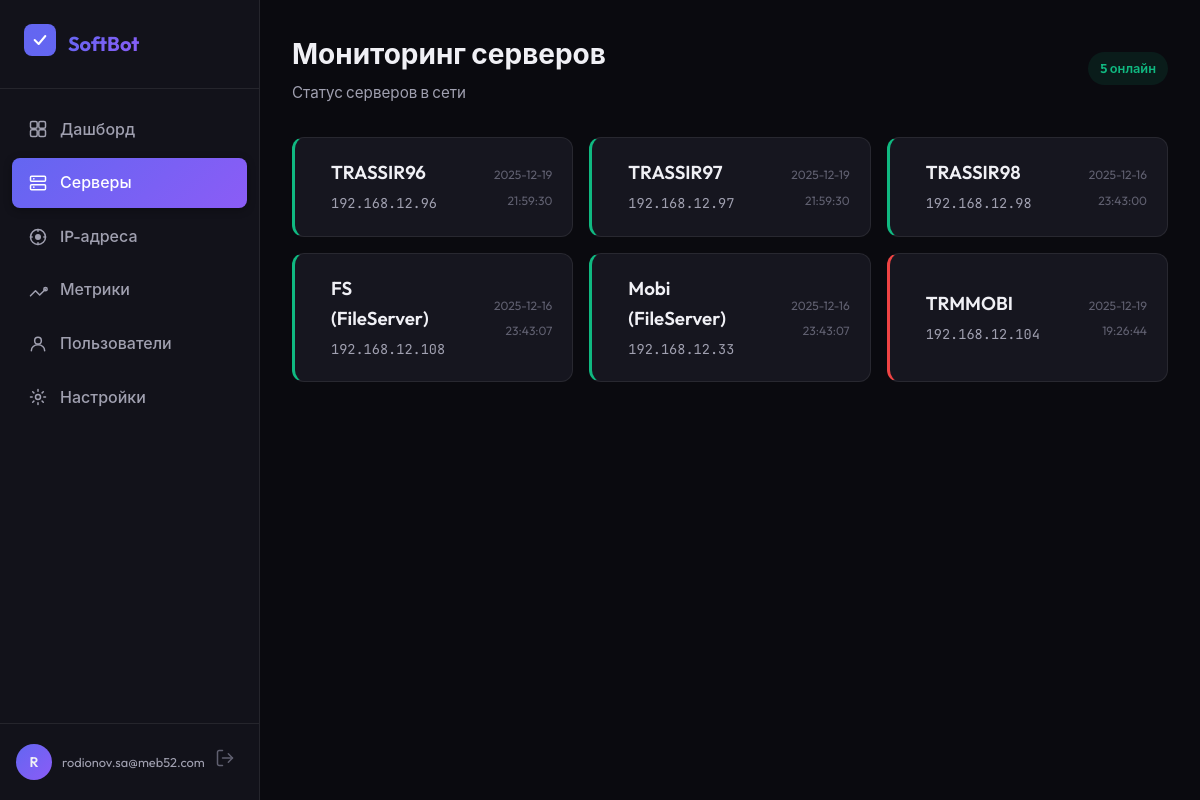
/servers (signed in), run on the app's committed database.
### tables this page shows
CREATE TABLE servers (
                    id INTEGER PRIMARY KEY AUTOINCREMENT,
                    name TEXT NOT NULL,
                    ip TEXT NOT NULL,
                    server_group TEXT NOT NULL,
                    first_seen TIMESTAMP DEFAULT CURRENT_TIMESTAMP,
                    last_seen TIMESTAMP DEFAULT CURRENT_TIMESTAMP,
                    UNIQUE(name, server_group)
                );

### modules/web_admin.py (the view)
@app.route('/servers')
@login_required
def servers():
    db = get_db()
    try:
        all_servers_raw = db.execute_query("""
            SELECT s.id, s.name, s.ip, s.server_group, m.server_id as metrics_exists
            FROM servers s
            LEFT JOIN metrics m ON s.id = m.server_id
        """)
        for server_row in all_servers_raw:
            if not server_row.get('metrics_exists'):
                try:
                    db.execute_query(
                        "INSERT INTO metrics (server_id) VALUES (?)",
                        (server_row['id'],)
                    )
                except Exception as e:
                    logger.debug(f"Could not create metrics for server {server_row['id']}: {e}")
        all_servers = db.execute_query("""
            SELECT
                s.id,
                s.name,
                s.ip,
                s.server_group as group_name,
                CASE
                    WHEN m.last_status = 'UP' THEN 'online'
                    WHEN m.last_status = 'DOWN' THEN 'offline'
                    ELSE 'unknown'
                END as status,
                s.last_seen as last_check
            FROM servers s
            LEFT JOIN metrics m ON s.id = m.server_id
            ORDER BY
                CASE
                    WHEN m.last_status = 'UP' THEN 1
                    WHEN m.last_status = 'DOWN' THEN 2
                    ELSE 3
                END,
                s.server_group ASC,
                s.name ASC
        """)
        for server in all_servers:
            if server.get('last_check'):
                try:
                    from datetime import datetime
                    from assets.config import MSK_TIMEZONE
                    if isinstance(server['last_check'], str):
                        dt = datetime.fromisoformat(server['last_check'])
                        if dt.tzinfo is None:
                            dt = dt.replace(tzinfo=MSK_TIMEZONE)
                        server['last_check'] = dt.strftime('%Y-%m-%d %H:%M:%S')
                except:
                    pass
    except Exception as e:
        logger.error(f"Error loading servers: {e}")
        all_servers = []
    return render_template('servers.html',
                          user_email=session['user_email'],
                          servers=all_servers or [])

### modules/handlers/monitor_db.py (called while the page is built)
def get_db() -> MonitorDatabase:
    global _db
    if _db is None:
        _db = MonitorDatabase()
    return _db

    def _get_connection(self) -> sqlite3.Connection:
        conn = sqlite3.connect(str(self.db_path))
        conn.row_factory = sqlite3.Row
        return conn

    def execute_query(self, query: str, params: tuple = ()) -> List[Dict]:
        with self._get_connection() as conn:
            cursor = conn.cursor()
            cursor.execute(query, params)
            return [dict(row) for row in cursor.fetchall()]

### modules/web_admin.py (called while the page is built)
def login_required(f):
    @wraps(f)
    def decorated_function(*args, **kwargs):
        if 'user_email' not in session:
            return redirect(url_for('login'))
        session.permanent = True
        return f(*args, **kwargs)
    return decorated_function

### templates/servers.html (shortened to what this page needs)
{% extends 'base.html' %}
{% block body_class %}dashboard-page{% endblock %}
{% block content %}
<div class="app-layout">
    <aside class="sidebar">
        <div class="sidebar-header">
            <div class="logo-small">
            </div>
            <span class="logo-text">SoftBot</span>
        </div>
        <nav class="sidebar-nav">
            <a href="{{ url_for('dashboard') }}" class="nav-item">
                Дашборд
            </a>
            <a href="{{ url_for('servers') }}" class="nav-item active">
                Серверы
            </a>
            <a href="{{ url_for('ip_addresses') }}" class="nav-item">
                <svg width="20" height="20" viewBox="0 0 20 20" fill="none">
                    <circle cx="10" cy="10" r="7.5" stroke="currentColor" stroke-width="1.5"/>
                    <circle cx="10" cy="10" r="3" fill="currentColor"/>
                    <path d="M10 2.5V4.17M10 15.83V17.5M17.5 10H15.83M4.17 10H2.5" stroke="currentColor" stroke-width="1.5" stroke-linecap="round"/>
                </svg>
                IP-адреса
            </a>
            <a href="{{ url_for('metrics') }}" class="nav-item">
                <svg width="20" height="20" viewBox="0 0 20 20" fill="none">
                    <path d="M2.5 15.83L7.5 10.83L11.67 15L17.5 9.17" stroke="currentColor" stroke-width="1.5" stroke-linecap="round" stroke-linejoin="round"/>
                    <circle cx="17.5" cy="9.17" r="1.67" stroke="currentColor" stroke-width="1.5"/>
                </svg>
                Метрики
            </a>
            <a href="{{ url_for('users') }}" class="nav-item">
                <svg width="20" height="20" viewBox="0 0 20 20" fill="none">
                    <circle cx="10" cy="6.67" r="3.33" stroke="currentColor" stroke-width="1.5"/>
                    <path d="M3.33 16.67C3.33 13.33 6.11 10.83 10 10.83C13.89 10.83 16.67 13.33 16.67 16.67" stroke="currentColor" stroke-width="1.5" stroke-linecap="round"/>
                </svg>
                Пользователи
            </a>
            <a href="{{ url_for('settings') }}" class="nav-item">
                Настройки
            </a>
        </nav>
        <div class="sidebar-footer">
            <div class="user-info">
                <div class="user-avatar">{{ user_email[0].upper() }}</div>
                <div class="user-details">
                    <span class="user-email">{{ user_email }}</span>
                </div>
            </div>
            <a href="{{ url_for('logout') }}" class="logout-btn" title="Выйти">
            </a>
        </div>
    </aside>
    <main class="main-content">
        <header class="page-header">
            <div class="header-title">
                <h1>Мониторинг серверов</h1>
                <p>Статус серверов в сети</p>
            </div>
            <div class="header-actions">
                {% set online = servers|selectattr('status', 'equalto', 'online')|list|length %}
                {% set offline = servers|selectattr('status', 'equalto', 'offline')|list|length %}
                <span class="badge badge-success">{{ online }} онлайн</span>
            </div>
        </header>
        <div class="servers-grid">
            {% if servers %}
                {% for server in servers %}
                <div class="server-card {{ 'online' if server.status == 'online' else 'offline' }}">
                    <div class="server-info">
                        <h3 class="server-name">{{ server.name }}</h3>
                        <span class="server-ip">{{ server.ip }}</span>
                    </div>
                    <div class="server-meta">
                        {% if server.last_check %}
                        <span class="server-check">{{ server.last_check }}</span>
                        {% endif %}
                    </div>
                </div>
                {% endfor %}
            {% endif %}
        </div>
    </main>
</div>
{% endblock %}

### templates/base.html (shortened to what this page needs)
<!DOCTYPE html>
<html lang="ru">
<head>
    <link rel="stylesheet" href="{{ url_for('static', filename='css/style.css') }}">
</head>
<body class="{% block body_class %}{% endblock %}">
    {% block content %}{% endblock %}
</body>
</html>

### static/css/style.css (style rules this page uses)
:root { --bg-primary: #0a0a0f; --bg-secondary: #12121a; --bg-tertiary: #1a1a25; --bg-card: #16161f; --bg-hover: #1e1e2a; --text-primary: #f0f0f5; --text-secondary: #a0a0b0; --text-muted: #606070; --accent-primary: #6366f1; --accent-secondary: #8b5cf6; --accent-gradient: linear-gradient(135deg, #6366f1 0%, #8b5cf6 100%); --success: #10b981; --success-bg: rgba(16, 185, 129, 0.1); --warning: #f59e0b; --warning-bg: rgba(245, 158, 11, 0.1); --danger: #ef4444; --danger-bg: rgba(239, 68, 68, 0.1); --info: #3b82f6; --info-bg: rgba(59, 130, 246, 0.1); --border-color: rgba(255, 255, 255, 0.08); --border-hover: rgba(255, 255, 255, 0.15); --sidebar-width: 260px; --header-height: 80px; --border-radius: 12px; --border-radius-sm: 8px; --shadow-sm: 0 2px 8px rgba(0, 0, 0, 0.3); --shadow-md: 0 4px 20px rgba(0, 0, 0, 0.4); --shadow-lg: 0 8px 40px rgba(0, 0, 0, 0.5); --shadow-glow: 0 0 30px rgba(99, 102, 241, 0.3); --font-primary: 'Outfit', -apple-system, BlinkMacSystemFont, sans-serif; --font-mono: 'JetBrains Mono', monospace; }
*, *::before, *::after { box-sizing: border-box; margin: 0; padding: 0; }
html { font-size: 16px; -webkit-font-smoothing: antialiased; -moz-osx-font-smoothing: grayscale; }
body { font-family: var(--font-primary); background-color: var(--bg-primary); color: var(--text-primary); line-height: 1.6; min-height: 100vh; }
a { color: var(--accent-primary); text-decoration: none; transition: color 0.2s ease; }
.app-layout { display: flex; min-height: 100vh; }
.sidebar { width: var(--sidebar-width); background: var(--bg-secondary); border-right: 1px solid var(--border-color); display: flex; flex-direction: column; position: fixed; height: 100vh; z-index: 100; }
.sidebar-header { display: flex; align-items: center; gap: 12px; padding: 24px; border-bottom: 1px solid var(--border-color); }
.logo-text { font-size: 1.25rem; font-weight: 700; background: var(--accent-gradient); -webkit-background-clip: text; -webkit-text-fill-color: transparent; background-clip: text; }
.sidebar-nav { flex: 1; padding: 16px 12px; display: flex; flex-direction: column; gap: 4px; }
.nav-item { display: flex; align-items: center; gap: 12px; padding: 12px 16px; border-radius: var(--border-radius-sm); color: var(--text-secondary); font-weight: 500; transition: all 0.2s ease; }
.nav-item.active { background: var(--accent-gradient); color: white; box-shadow: var(--shadow-sm); }
.nav-item svg { flex-shrink: 0; }
.sidebar-footer { padding: 16px; border-top: 1px solid var(--border-color); display: flex; align-items: center; gap: 12px; }
.user-info { display: flex; align-items: center; gap: 10px; flex: 1; min-width: 0; }
.user-avatar { width: 36px; height: 36px; border-radius: 50%; background: var(--accent-gradient); display: flex; align-items: center; justify-content: center; font-weight: 600; font-size: 0.875rem; flex-shrink: 0; }
.user-email { font-size: 0.8rem; color: var(--text-secondary); white-space: nowrap; overflow: hidden; text-overflow: ellipsis; }
.logout-btn { padding: 8px; border-radius: var(--border-radius-sm); color: var(--text-muted); transition: all 0.2s ease; }
.main-content { flex: 1; margin-left: var(--sidebar-width); padding: 32px; min-height: 100vh; }
.page-header { display: flex; justify-content: space-between; align-items: center; margin-bottom: 32px; }
.header-title h1 { font-size: 1.75rem; font-weight: 700; margin-bottom: 4px; }
.header-title p { color: var(--text-secondary); font-size: 0.95rem; }
.badge { display: inline-flex; padding: 6px 12px; border-radius: 20px; font-size: 0.8rem; font-weight: 600; background: var(--bg-tertiary); color: var(--text-secondary); }
.badge-success { background: var(--success-bg); color: var(--success); }
.servers-grid { display: grid; grid-template-columns: repeat(auto-fill, minmax(280px, 1fr)); gap: 16px; }
.server-card { background: var(--bg-card); border: 1px solid var(--border-color); border-radius: var(--border-radius); padding: 20px; display: flex; align-items: center; gap: 16px; transition: all 0.2s ease; }
.server-card.online { border-left: 3px solid var(--success); }
.server-card.offline { border-left: 3px solid var(--danger); }
.server-info { flex: 1; }
.server-name { font-weight: 600; margin-bottom: 2px; }
.server-ip { font-size: 0.85rem; font-family: var(--font-mono); color: var(--text-secondary); }
.server-meta { text-align: right; }
.server-check { font-size: 0.75rem; color: var(--text-muted); }
.header-actions { display: flex; align-items: center; gap: 12px; }

### data on the page
servers: name "TRASSIR96", ip "192.168.12.96", last_check "2025-12-19 21:59:30"
servers: name "TRASSIR97", ip "192.168.12.97", last_check "2025-12-19 21:59:30"
servers: name "TRASSIR98", ip "192.168.12.98", last_check "2025-12-16 23:43:00"
servers: name "FS (FileServer)", ip "192.168.12.108", last_check "2025-12-16 23:43:07"
servers: name "Mobi (FileServer)", ip "192.168.12.33", last_check "2025-12-16 23:43:07"
servers: name "TRMMOBI", ip "192.168.12.104", last_check "2025-12-19 19:26:44"

### other printed values
{{ user_email[0].upper() }} "R"
{{ user_email }} "rodionov.sa@meb52.com"
{{ online }} "5"
